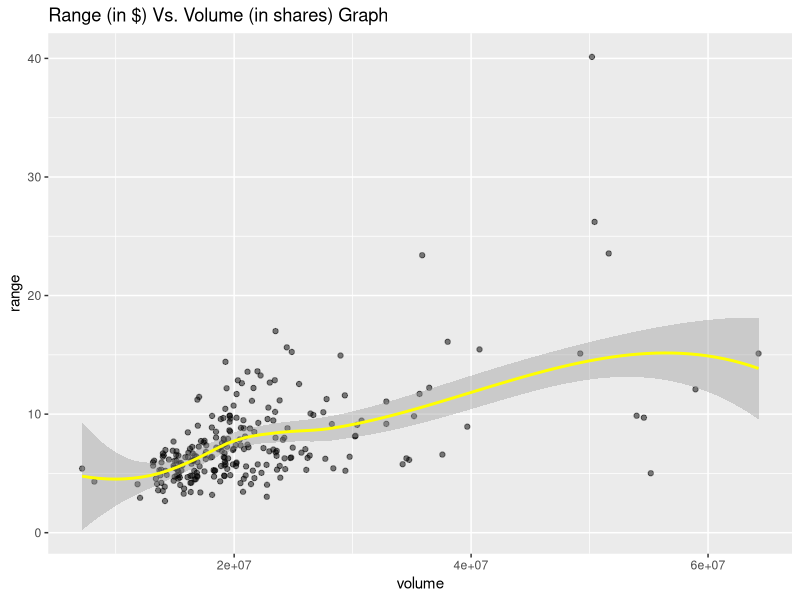
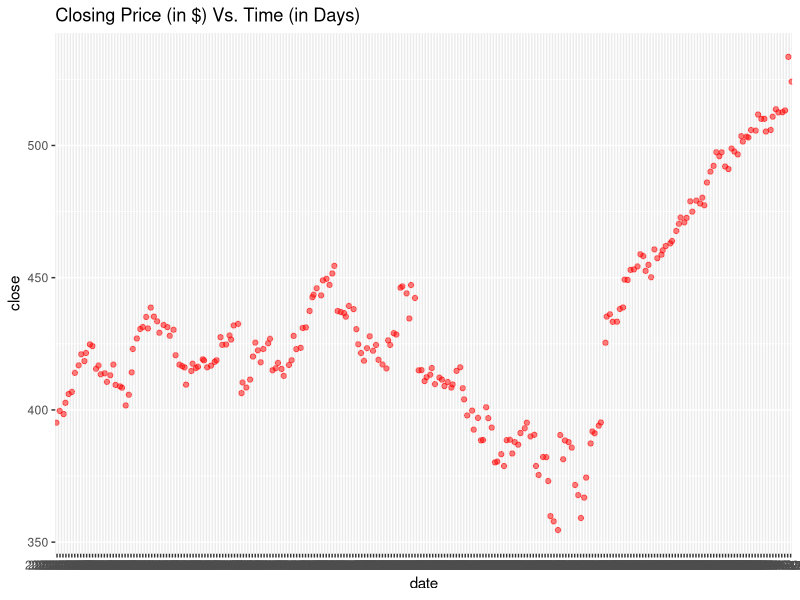

Write the R code that produced these figures, in order.
## ---- chunk 1
#install.packages("ggplot2")
library(tidyverse)
library(ggplot2)
library(dplyr)

MicrosoftStockData <- read.csv("Microsoft stocks 1 year data.csv")

# 1. Does high volume correlate with large price movements? ---------------

# Calculate return stock and return a new dataset including the range
MicrosoftStockDataWithRange <- MicrosoftStockData |>
  mutate(
    range = high - low
  ) |>
  arrange(range)


# Graph of Return Vs. Volume
ggplot(data = MicrosoftStockDataWithRange, mapping = aes(x = volume, y = range)) + 
  geom_point(position = "jitter", alpha = 0.5) + geom_smooth(color = "yellow") + labs(title = "Range (in $) Vs. Volume (in shares) Graph", color = "black") + theme(axis.title.x = element_text(colour = "black"), axis.title.y = element_text(colour = "black"))

# Returns the average range
MicrosoftStockDataWithRange |>
  summarize(
   averageRange = mean(range)
)



## ---- chunk 2
# 2. Is there a relationship between the date and and closing price? --------

ggplot(data = MicrosoftStockDataWithRange, mapping = aes(x = date, y = close)) + 
  geom_point(position = "jitter", color = "red", alpha = 0.5) + labs(title = "Closing Price (in $) Vs. Time (in Days)", color = "black") + theme(axis.title.x = element_text(colour = "black"), axis.title.y = element_text(colour = "black"))

# Return the minimum closing price
MicrosoftStockDataWithRange |> 
  select(close, volume, range, date) |>
  arrange(close) |>
  slice(1)
  

# Returns the maximum closing price
MicrosoftStockDataWithRange |> 
  select(close, volume, range, date) |>
  arrange(desc(close)) |>
  slice(1)

# Spring 2025 usually had the least costly closing price, while the end of the summer has the most costly closing price
